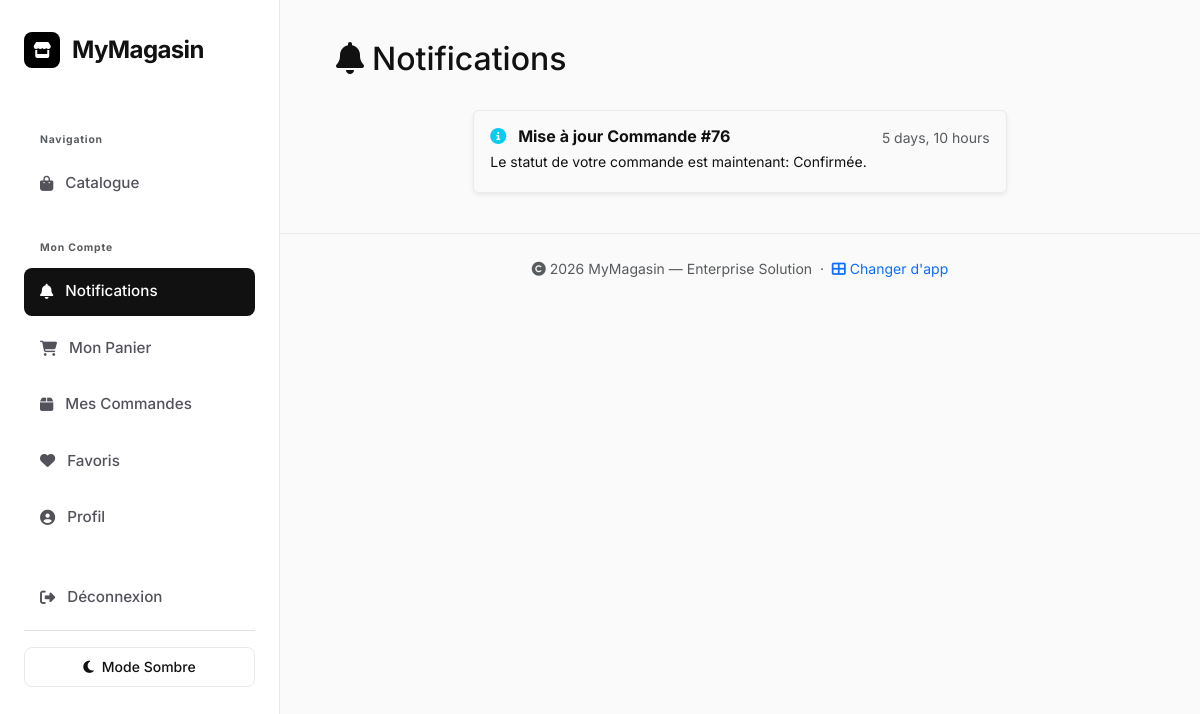
Page /magasin/notifications/ (signed in) on the committed database.
### magasin/models.py (models this page shows, shortened)
class Notification(models.Model):
    TYPE_CHOICES = [
        ('nouvelle_commande',  'Nouvelle commande'),
        ('statut_commande',    'Changement de statut'),
        ('stock_bas',          'Stock bas'),
        ('bdc_accepte',        'BDC accepté'),
        ('bdc_recu',           'BDC reçu'),
        ('commande_annulee',   'Commande annulée'),
    ]
    destinataire = models.ForeignKey(User, on_delete=models.CASCADE, related_name='magasin_notifications')
    type         = models.CharField(max_length=30, choices=TYPE_CHOICES)
    titre        = models.CharField(max_length=200)
    message      = models.TextField()
    lien         = models.CharField(max_length=500, blank=True)
    lu           = models.BooleanField(default=False)
    cree_le      = models.DateTimeField(auto_now_add=True)
    class Meta:
        verbose_name        = 'Notification'
        verbose_name_plural = 'Notifications'
        ordering            = ['-cree_le']

### magasin/views.py (the view)
# urls.py: path('notifications/', views.notifications_liste, name='notifications'),
@login_required
def notifications_liste(request):
    notifs = request.user.magasin_notifications.all()
    notifs.filter(lu=False).update(lu=True)
    return render(request, 'magasin/notifications.html', {'notifications': notifs})

### magasin/templates/magasin/notifications.html (shortened to what this page needs)
{% extends 'magasin/base.html' %}
{% block content %}
<div class="fade-in">
    <div class="d-flex justify-content-between align-items-center mb-4">
        <h2><i class="fas fa-bell me-2"></i>Notifications</h2>
    </div>
    <div class="row justify-content-center">
        <div class="col-md-8">
            <div class="list-group shadow-sm">
                {% for notif in notifications %}
                <a href="{{ notif.lien|default:'#' }}" class="list-group-item list-group-item-action py-3 {% if not notif.lu %}bg-light border-start border-primary border-4{% endif %}">
                    <div class="d-flex w-100 justify-content-between">
                        <h6 class="mb-1 fw-bold">
                            <i class="fas
                                {% if notif.type == 'nouvelle_commande' %}fa-shopping-cart text-primary
                                {% elif notif.type == 'statut_commande' %}fa-info-circle text-info
                                {% elif notif.type == 'stock_bas' %}fa-exclamation-triangle text-danger
                                {% else %}fa-bell text-muted{% endif %} me-2"></i>
                            {{ notif.titre }}
                        </h6>
                        <small class="text-muted">{{ notif.cree_le|timesince }}</small>
                    </div>
                    <p class="mb-1 small">{{ notif.message }}</p>
                </a>
                {% empty %}
                <div class="text-center py-5 bg-white border rounded">
                    <i class="fas fa-bell-slash fa-4x text-muted opacity-25 mb-3"></i>
                    <h5 class="text-muted">Aucune notification</h5>
                </div>
                {% endfor %}
            </div>
        </div>
    </div>
</div>
{% endblock %}

### static/css/base_v2.css (style rules this page uses)
:root { --bg-body: #FAFAFA; --bg-surface: #FFFFFF; --sidebar-w: 280px; --accent: #000000; --accent-hover: #333333; --text-main: #111111; --text-muted: #52525B; --border: #EAEAEA; --shadow: 0 4px 20px rgba(0,0,0,0.04); --bs-danger: #06B6D4; --bs-danger-rgb: 6, 182, 212; --bs-primary: #000000; --bs-primary-rgb: 0, 0, 0; --navy: var(--accent); --navy-dark: var(--accent-hover); }
body.dashboard-body { font-family: 'Inter', sans-serif !important; background-color: var(--bg-body) !important; color: var(--text-main) !important; margin: 0 !important; padding: 0 !important; min-height: 100vh; box-sizing: border-box; background-image: none !important; }
.list-group-item { background-color: transparent !important; color: var(--text-main) !important; border-color: var(--border) !important; transition: all 0.2s ease !important; }
.row { margin-left: -0.5rem !important; margin-right: -0.5rem !important; width: auto !important; }
.col, [class*="col-"] { padding-left: 0.5rem !important; padding-right: 0.5rem !important; }

### rows in the picture
Notification: titre "Mise à jour Commande #76", cree_le "5 days, 10 hours", message "Le statut de votre commande est maintenant: Confirmée."
